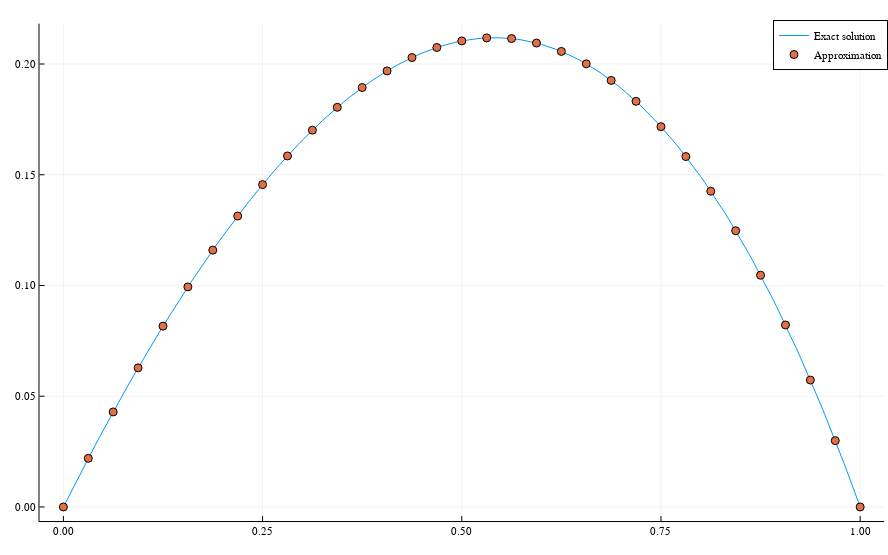

The code cell stored with this chart in its notebook:
### Code cell
exact_solution_3 = x -> (exp(1)-1)*x-exp(x)+1

u = finite_elements(NELEM, x->exp(x), ϕ, ϕ_prime)

plotly()
plot(sol_domain, exact_solution_3.(sol_domain), labels="Exact solution")
plot!(result_domain, u, seriestype = :scatter, size = (888, 555), labels="Approximation")

### Figure 1 — Plotly figure (JSON) as saved in the notebook; plotly's stock layout.template omitted (floating-point values rounded to 4 significant figures; data arrays with more than 128 entries replaced by an {"elided": "..."} marker saying what was removed)
{"data": [{"colorbar": {"title": ""}, "legendgroup": "Exact solution", "line": {"color": "rgba(0, 154, 250, 1.000)", "dash": "solid", "shape": "linear", "width": 1}, "mode": "lines", "name": "Exact solution", "showlegend": true, "type": "scatter", "x": {"elided": "201 float values"}, "xaxis": "x", "y": {"elided": "201 float values"}, "yaxis": "y", "zmax": null, "zmin": null}, {"colorbar": {"title": ""}, "legendgroup": "Approximation", "marker": {"color": "rgba(227, 111, 71, 1.000)", "line": {"color": "rgba(0, 0, 0, 1.000)", "width": 1}, "size": 8, "symbol": "circle"}, "mode": "markers", "name": "Approximation", "showlegend": true, "type": "scatter", "x": [0, 0.03125, 0.0625, 0.09375, 0.125, 0.1562, 0.1875, 0.2188, 0.25, 0.2812, 0.3125, 0.3438, 0.375, 0.4062, 0.4375, 0.4688, 0.5, 0.5312, 0.5625, 0.5938, 0.625, 0.6562, 0.6875, 0.7188, 0.75, 0.7812, 0.8125, 0.8438, 0.875, 0.9062, 0.9375, 0.9688, 1], "xaxis": "x", "y": [0, 0.02195, 0.0429, 0.06281, 0.08164, 0.09937, 0.116, 0.1314, 0.1456, 0.1585, 0.1701, 0.1804, 0.1894, 0.1969, 0.2029, 0.2075, 0.2104, 0.2118, 0.2115, 0.2095, 0.2057, 0.2001, 0.1926, 0.1832, 0.1717, 0.1582, 0.1426, 0.1247, 0.1046, 0.08217, 0.0573, 0.02994, 0], "yaxis": "y", "zmax": null, "zmin": null}], "layout": {"annotations": [], "height": 555, "legend": {"bgcolor": "rgba(255, 255, 255, 1.000)", "bordercolor": "rgba(0, 0, 0, 1.000)", "borderwidth": 1, "font": {"color": "rgba(0, 0, 0, 1.000)", "family": "sans-serif", "size": 11}, "title": {"font": {"color": "rgba(0, 0, 0, 1.000)", "family": "sans-serif", "size": 15}, "text": ""}, "tracegroupgap": 0, "traceorder": "normal", "x": 1, "xanchor": "auto", "y": 1, "yanchor": "auto"}, "margin": {"b": 20, "l": 0, "r": 0, "t": 20}, "paper_bgcolor": "rgba(255, 255, 255, 1.000)", "plot_bgcolor": "rgba(255, 255, 255, 1.000)", "showlegend": true, "width": 888, "xaxis": {"anchor": "y", "domain": [0.04447, 0.9956], "gridcolor": "rgba(0, 0, 0, 0.100)", "gridwidth": 0.5, "linecolor": "rgba(0, 0, 0, 1.000)", "mirror": false, "range": [-0.03, 1.03], "showgrid": true, "showline": true, "showticklabels": true, "tickangle": 0, "tickcolor": "rgb(0, 0, 0)", "tickfont": {"color": "rgba(0, 0, 0, 1.000)", "family": "sans-serif", "size": 11}, "tickmode": "array", "ticks": "inside", "ticktext": ["0.00", "0.25", "0.50", "0.75", "1.00"], "tickvals": [0, 0.25, 0.5, 0.75, 1], "title": "", "titlefont": {"color": "rgba(0, 0, 0, 1.000)", "family": "sans-serif", "size": 15}, "type": "-", "visible": true, "zeroline": false, "zerolinecolor": "rgba(0, 0, 0, 1.000)"}, "yaxis": {"anchor": "x", "domain": [0.02711, 0.9929], "gridcolor": "rgba(0, 0, 0, 0.100)", "gridwidth": 0.5, "linecolor": "rgba(0, 0, 0, 1.000)", "mirror": false, "range": [-0.006356, 0.2182], "showgrid": true, "showline": true, "showticklabels": true, "tickangle": 0, "tickcolor": "rgb(0, 0, 0)", "tickfont": {"color": "rgba(0, 0, 0, 1.000)", "family": "sans-serif", "size": 11}, "tickmode": "array", "ticks": "inside", "ticktext": ["0.00", "0.05", "0.10", "0.15", "0.20"], "tickvals": [0, 0.05, 0.1, 0.15, 0.2], "title": "", "titlefont": {"color": "rgba(0, 0, 0, 1.000)", "family": "sans-serif", "size": 15}, "type": "-", "visible": true, "zeroline": false, "zerolinecolor": "rgba(0, 0, 0, 1.000)"}}}
